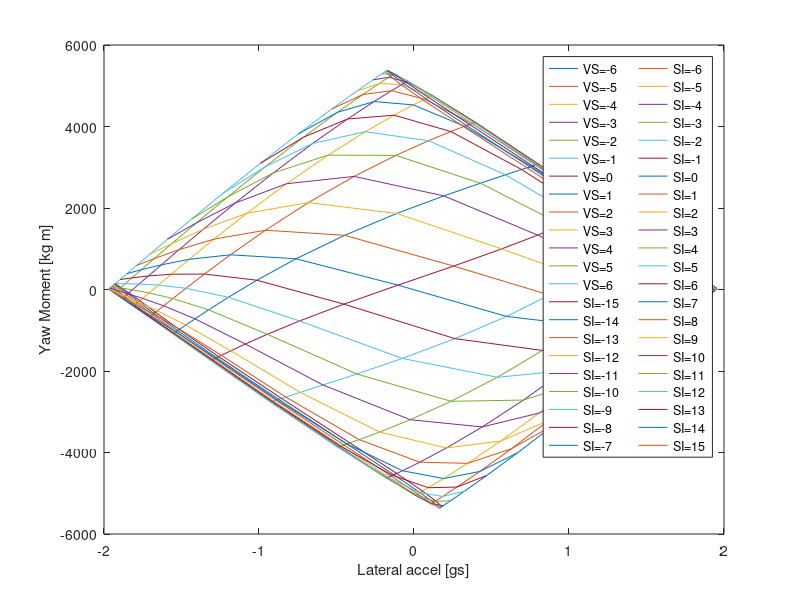

This chart was generated by the following MATLAB code:
clear all
clc

g=9.81; %m/s^2

l = 1.53; %wheel base
a = 0.8; %Distance Front axis - COG 
b = l-a; %Distancia ruedas tras a cg
Tf = 1.25; %Trackwidth front
Tr = 1.15; %Trackwidth rear
weight = 320 %Pes amb pilot
Zrf=0.0964; %Roll center front m
Zrr=0.120; %Roll center rear m
Kf= 352.41; %roll stiffnes front maxima ajustabilidad +150 de lo que de el muelle
Kr= 296.70; %roll stiffnes rear maxima ajustabilidad +250 de lo que de el muelle
h= 0.28; %COG height m
H=h-((Zrr-Zrf)*a/l) % vertical height: roll axis and COG. Obtained wit similar triangles rules m
copx = 0.9; % center de pressure
lambdaHy=1;
lambdaVy=1;
lambdauy=0.59; %scaling factor
lambdaKygamma=1;
lambdaCy=1;
lambdaEy=1;
lambdaKyalpha=1;
lambdaKygamma=1;
PF=0.75; %Front pressure Bar
PR=0.75; %Rrear pressure Bar
gammaF0=-1; %Front Camber deg en negatiu
gammaR0=-1; %Rear Camber deg en negatiu

%Propietats del neumàtic
PCY1 = 1.5000; %shape factor (Afilar cantonades i estirar i atxatar)
PDY1 = 2.4360; %estirar o aixafar gràfica
PDY2 = -0.3628;
PDY3 = 10;
PEY1 = -0.0286; %afilar cantonades
PEY2 = 0.0113;
PEY3 = -0.2863; %en negatiu s'afila la dreta i en postiu l'esquerra
PEY4 = 32.0364;
PEY5 = -4.6821e+03;
PKY1 = -35.2758;
PKY2 = 1.7514; %rotar sobre el centre antihorari
PKY3 = 1.0000; 
PKY4 = 2.0000; 
PKY5 = -1.6874; 
PKY6 = 3.5692;
PKY7 = 1.9296;
PHY1 = 0.0043; %Desplaçar lateralment
PHY2 = 0; %Desplaçar lateralment
PVY1 = -0.0216; %pujar i baixar la grafica sencera
PVY2 = 0; %pujar i baixar la grafica sencera
PVY3 = 0.6492; %pujar i baixar la grafica sencera
PVY4 = 2.1293;
PPY1 = 0.2239; 
PPY2 = 0.9444;
PPY3 = -0.9607;
PPY4 = -2;
PPY5 = 0.0000;
Fz0 = 1080;
P0=0.97;
%Turn slip
z0=1;
z1=1;
z2=1;
z3=1;
z4=1;

%Ecuacio MZ(SA) Regressio 
a0m =       2.107;
a1m =      -3.933;
b1m =       61.61;
a2m =     -0.4837;
b2m =       10.06;
a3m =      0.7475;
b3m =        7.31;
a4m =      0.4277;
b4m =      -0.423;
a5m =       1.124;
b5m =       3.801;
wm =      0.2417;

MZ=@(SA)  a0m + a1m*cos(SA*wm) + b1m*sin(SA*wm) + a2m*cos(2*SA*wm) + b2m*sin(2*SA*wm) + a3m*cos(3*SA*wm) + b3m*sin(3*SA*wm) + a4m*cos(4*SA*wm) + b4m*sin(4*SA*wm) + a5m*cos(5*SA*wm) + b5m*sin(5*SA*wm);


%%%%%%%%%%%%%%%%%%%%%%%%%%%%%%%%%%%%%%%%%

%Imputs
V=90; %velocitat en X en km/h
deltadg=-15:1:15; %Steering angles en graus
SI=deltadg'.*pi/180; %Steering angle en rad
Betadg=-6:1:6; %Slip angle en graus
VS=Betadg'.*pi/180; %Slip angle rad
sliplim=17*pi/180; %Limit slip angle


%Izz=car.weight*(a^2+car.h^2); %Moment inercia
df=2.3*((V/3.6)^2) %Down Force
dfR=(df*copx)/l %dfR=df*copx/(1.53*2); Down Force front
dfF=df-dfR %dfF=df*(1.53-copx)/(1.53*2); Down Force rear
%Vy=(V./3.6)*tan(VS);
Wf=g*weight*b/l
Wr=g*weight*a/l


for i = 1:length(SI);
    for j = 1:length(VS);
        Vy(j)=(V/3.6).*VS(j); 
        w(i,j)=0;
        Ay(i,j)=0;
        for k=1:10     
            
            alphaFL(i,j)=((tan(VS(j))*(V/3.6))+(w(i,j)*a))./((V/3.6)-w(i,j)*Tf/2)-SI(i); %slip angle front left en rad
            if alphaFL(i,j)>sliplim;
                alphaFL(i,j)=sliplim;
            elseif alphaFL(i,j)<-sliplim;
                alphaFL(i,j)=-sliplim;
            end
            
            alphaFR(i,j)=((tan(VS(j))*(V/3.6))+(w(i,j)*a))./((V/3.6)+w(i,j)*Tf/2)-SI(i); %slip angle front right en rad
            if alphaFR(i,j)>sliplim;
                alphaFR(i,j)=sliplim;
            elseif alphaFR(i,j)<-sliplim;
                alphaFR(i,j)=-sliplim;
            end
            
            alphaRL(i,j)=((tan(VS(j))*(V/3.6))-(w(i,j)*b))./((V/3.6)-w(i,j)*Tr/2); %slip angle rear left en rad           
            if alphaRL(i,j)>sliplim;
                alphaRL(i,j)=sliplim;
            elseif alphaRL(i,j)<-sliplim;
                alphaRL(i,j)=-sliplim;
            end
            
            alphaRR(i,j)=((tan(VS(j))*(V/3.6))-(w(i,j)*b))./((V/3.6)+w(i,j)*Tr/2); %slip angle rear right en rad
            if alphaRR(i,j)>sliplim;
                alphaRR(i,j)=sliplim;
            elseif alphaRR(i,j)<-sliplim;
                alphaRR(i,j)=-sliplim;
            end
            
            %Weight transfer
            WF(i,j)=Ay(i,j)*((g*weight/Tf)*((H*Kf/(Kf+Kr))+(b*Zrf/l))); %weight transfer front (La Ay es en g)
            WR(i,j)=Ay(i,j)*((g*weight/Tr)*((H*Kr/(Kf+Kr))+(a*Zrr/l))); %weight transfer rear (La Ay es en g)
            
            WFL(i,j)=WF(i,j);
            WFR(i,j)=-WF(i,j);
            WRL(i,j)=WR(i,j);
            WRR(i,j)=-WR(i,j);
            
            %Camber variation
            rollangle(i,j)=Ay(i,j)*weight*g*H/(Kr+Kf);
            gammaFL(i,j)=abs((gammaF0+0.36842*rollangle(i,j))*pi/180); %rollangle i camber en deg 
            gammaFR(i,j)=abs((gammaF0-0.36842*rollangle(i,j))*pi/180); %rollangle i camber en deg 
            gammaRL(i,j)=abs((gammaR0+0.36842*rollangle(i,j))*pi/180); %rollangle i camber en deg 
            gammaRR(i,j)=abs((gammaR0-0.36842*rollangle(i,j))*pi/180); %rollangle i camber en deg 
            
            
            %Front Left wheel
            FzFL(i,j) = (Wf/2)+(WFL(i,j))+dfF/2;
            dfzFL(i,j)=(FzFL(i,j)-Fz0)./Fz0;
            dpiFL=(PF-P0)/P0;
            Shy0FL(i,j)=(PHY1+PHY2*dfzFL(i,j))*lambdaHy;
            Svy0FL(i,j)=FzFL(i,j)*(PVY1+PVY2*dfzFL(i,j))*lambdaVy*lambdauy*z2;
            SvygammaFL(i,j)=FzFL(i,j)*(PVY3+PVY4*dfzFL(i,j))*gammaFL(i,j)*lambdaKygamma*lambdauy*z2;
            SvyFL(i,j)=Svy0FL(i,j)+SvygammaFL(i,j);
            Kygamma0FL(i,j)=(PKY6+PKY7*dfzFL(i,j))*FzFL(i,j)*lambdaKygamma*(1+PPY5*dpiFL);
            Kyalpha0FL(i,j)=PKY1*Fz0*(1+PPY1*dpiFL)*sin(PKY4*atan(FzFL(i,j)/((PKY2*Fz0*(1+PPY2*dpiFL)))))*lambdaKyalpha;
            KyalphaFL(i,j)=PKY1*Fz0*(1+PPY1*dpiFL)*sin(PKY4*atan(FzFL(i,j)/((PKY2+PKY5*gammaFL(i,j)^2)*Fz0*(1+PPY2*dpiFL))))*(1-PKY3*abs(gammaFL(i,j)))*lambdaKyalpha*z3;
            ShygammaFL(i,j)=((Kygamma0FL(i,j)*gammaFL(i,j)-SvygammaFL(i,j))/KyalphaFL(i,j))*z0+z4-1;
            ShyFL(i,j)=Shy0FL(i,j)+ShygammaFL(i,j);
            alphayFL(i,j)=-(alphaFL(i,j)+ShyFL(i,j));
            CyFL(i,j)=PCY1*lambdaCy;
            uyFL(i,j)=(PDY1+PDY2*dfzFL(i,j))*(1+PPY3*dpiFL+PPY4*dpiFL^2)*(1-PDY3*gammaFL(i,j)^2)*lambdauy;
            DyFL(i,j)=uyFL(i,j)*FzFL(i,j)*z2;
            EyFL(i,j)=(PEY1+PEY2*dfzFL(i,j))*(1+PEY5*gammaFL(i,j)^2-(PEY3+PEY4*gammaFL(i,j))*sign(alphayFL(i,j)))*lambdaEy;
            ByFL(i,j)=KyalphaFL(i,j)/(CyFL(i,j)*DyFL(i,j));
            FypFL(i,j)=DyFL(i,j)*sin(CyFL(i,j)*atan(ByFL(i,j)*alphayFL(i,j)-EyFL(i,j).*(ByFL(i,j)*alphayFL(i,j)-atan(ByFL(i,j)*alphayFL(i,j)))))+SvyFL(i,j);
            %MF61Y:
            Gxalpha=1; %combined slip weiht function
            Svyk=0; %combined slip braking included
            FyFL(i,j)=-Gxalpha*FypFL(i,j)+Svyk;
            
            
            %Front Right wheel
            FzFR(i,j) = (Wf/2)+(WFR(i,j))+dfF/2;
            dfzFR(i,j)=(FzFR(i,j)-Fz0)./Fz0;
            dpiFR=(PF-P0)/P0;
            Shy0FR(i,j)=(PHY1+PHY2*dfzFR(i,j))*lambdaHy;
            Svy0FR(i,j)=FzFR(i,j)*(PVY1+PVY2*dfzFR(i,j))*lambdaVy*lambdauy*z2;
            SvygammaFR(i,j)=FzFR(i,j)*(PVY3+PVY4*dfzFR(i,j))*gammaFR(i,j)*lambdaKygamma*lambdauy*z2;
            SvyFR(i,j)=Svy0FR(i,j)+SvygammaFR(i,j);
            Kygamma0FR(i,j)=(PKY6+PKY7*dfzFR(i,j))*FzFR(i,j)*lambdaKygamma*(1+PPY5*dpiFR);
            Kyalpha0FR(i,j)=PKY1*Fz0*(1+PPY1*dpiFR)*sin(PKY4*atan(FzFR(i,j)/((PKY2*Fz0*(1+PPY2*dpiFR)))))*lambdaKyalpha;
            KyalphaFR(i,j)=PKY1*Fz0*(1+PPY1*dpiFR)*sin(PKY4*atan(FzFR(i,j)/((PKY2+PKY5*gammaFR(i,j)^2)*Fz0*(1+PPY2*dpiFR))))*(1-PKY3*abs(gammaFR(i,j)))*lambdaKyalpha*z3;
            ShygammaFR(i,j)=((Kygamma0FR(i,j)*gammaFR(i,j)-SvygammaFR(i,j))/KyalphaFR(i,j))*z0+z4-1;
            ShyFR(i,j)=Shy0FR(i,j)+ShygammaFR(i,j);
            alphayFR(i,j)=alphaFR(i,j)+ShyFR(i,j);
            CyFR(i,j)=PCY1*lambdaCy;
            uyFR(i,j)=(PDY1+PDY2*dfzFR(i,j))*(1+PPY3*dpiFR+PPY4*dpiFR^2)*(1-PDY3*gammaFR(i,j)^2)*lambdauy;
            DyFR(i,j)=uyFR(i,j)*FzFR(i,j)*z2;
            EyFR(i,j)=(PEY1+PEY2*dfzFR(i,j))*(1+PEY5*gammaFR(i,j)^2-(PEY3+PEY4*gammaFR(i,j))*sign(alphayFR(i,j)))*lambdaEy;
            ByFR(i,j)=KyalphaFR(i,j)/(CyFR(i,j)*DyFR(i,j));
            FypFR(i,j)=DyFR(i,j)*sin(CyFR(i,j)*atan(ByFR(i,j)*alphayFR(i,j)-EyFR(i,j).*(ByFR(i,j)*alphayFR(i,j)-atan(ByFR(i,j)*alphayFR(i,j)))))+SvyFR(i,j);
            %MF61Y:
            Gxalpha=1;%conbined slip weiht function
            Svyk=0;%conbined slip braking included
            FyFR(i,j)=Gxalpha*FypFR(i,j)+Svyk;
            
            
            %Rear Left wheel
            FzRL(i,j) = (Wr/2)+WRL(i,j)+dfR/2;
            dfzRL(i,j)=(FzRL(i,j)-Fz0)./Fz0;
            dpiRL=(PR-P0)/P0;
            Shy0RL(i,j)=(PHY1+PHY2*dfzRL(i,j))*lambdaHy;
            Svy0RL(i,j)=FzRL(i,j)*(PVY1+PVY2*dfzRL(i,j))*lambdaVy*lambdauy*z2;
            SvygammaRL(i,j)=FzRL(i,j)*(PVY3+PVY4*dfzRL(i,j))*gammaRL(i,j)*lambdaKygamma*lambdauy*z2;
            SvyRL(i,j)=Svy0RL(i,j)+SvygammaRL(i,j);
            Kygamma0RL(i,j)=(PKY6+PKY7*dfzRL(i,j))*FzRL(i,j)*lambdaKygamma*(1+PPY5*dpiRL);
            Kyalpha0RL(i,j)=PKY1*Fz0*(1+PPY1*dpiRL)*sin(PKY4*atan(FzRL(i,j)/((PKY2*Fz0*(1+PPY2*dpiRL)))))*lambdaKyalpha;
            KyalphaRL(i,j)=PKY1*Fz0*(1+PPY1*dpiRL)*sin(PKY4*atan(FzRL(i,j)/((PKY2+PKY5*gammaRL(i,j)^2)*Fz0*(1+PPY2*dpiRL))))*(1-PKY3*abs(gammaRL(i,j)))*lambdaKyalpha*z3;
            ShygammaRL(i,j)=((Kygamma0RL(i,j)*gammaRL(i,j)-SvygammaRL(i,j))/KyalphaRL(i,j))*z0+z4-1;
            ShyRL(i,j)=Shy0RL(i,j)+ShygammaRL(i,j);
            alphayRL(i,j)=-(alphaRL(i,j)+ShyRL(i,j));
            CyRL(i,j)=PCY1*lambdaCy;
            uyRL(i,j)=(PDY1+PDY2*dfzRL(i,j))*(1+PPY3*dpiRL+PPY4*dpiRL^2)*(1-PDY3*gammaRL(i,j)^2)*lambdauy;
            DyRL(i,j)=uyRL(i,j)*FzRL(i,j)*z2;
            EyRL(i,j)=(PEY1+PEY2*dfzRL(i,j))*(1+PEY5*gammaRL(i,j)^2-(PEY3+PEY4*gammaRL(i,j))*sign(alphayRL(i,j)))*lambdaEy;
            ByRL(i,j)=KyalphaRL(i,j)/(CyRL(i,j)*DyRL(i,j));
            FypRL(i,j)=DyRL(i,j)*sin(CyRL(i,j)*atan(ByRL(i,j)*alphayRL(i,j)-EyRL(i,j).*(ByRL(i,j)*alphayRL(i,j)-atan(ByRL(i,j)*alphayRL(i,j)))))+SvyRL(i,j);
            %MF61Y:
            Gxalpha=1;%conbined slip weiht function
            Svyk=0;%conbined slip braking included
            FyRL(i,j)=-Gxalpha*FypRL(i,j)+Svyk;
            
            
            %Rear Right wheel
            FzRR(i,j) =(Wr/2)+(WRR(i,j))+dfR/2;
            dfzRR(i,j)=(FzRR(i,j)-Fz0)./Fz0;
            dpiRR=(PR-P0)/P0;
            Shy0RR(i,j)=(PHY1+PHY2*dfzRR(i,j))*lambdaHy;
            Svy0RR(i,j)=FzRR(i,j)*(PVY1+PVY2*dfzRR(i,j))*lambdaVy*lambdauy*z2;
            SvygammaRR(i,j)=FzRR(i,j)*(PVY3+PVY4*dfzRR(i,j))*gammaRR(i,j)*lambdaKygamma*lambdauy*z2;
            SvyRR(i,j)=Svy0RR(i,j)+SvygammaRR(i,j);
            Kygamma0RR(i,j)=(PKY6+PKY7*dfzRR(i,j))*FzRR(i,j)*lambdaKygamma*(1+PPY5*dpiRR);
            Kyalpha0RR(i,j)=PKY1*Fz0*(1+PPY1*dpiRR)*sin(PKY4*atan(FzRR(i,j)/((PKY2*Fz0*(1+PPY2*dpiRR)))))*lambdaKyalpha;
            KyalphaRR(i,j)=PKY1*Fz0*(1+PPY1*dpiRR)*sin(PKY4*atan(FzRR(i,j)/((PKY2+PKY5*gammaRR(i,j)^2)*Fz0*(1+PPY2*dpiRR))))*(1-PKY3*abs(gammaRR(i,j)))*lambdaKyalpha*z3;
            ShygammaRR(i,j)=((Kygamma0RR(i,j)*gammaRR(i,j)-SvygammaRR(i,j))/KyalphaRR(i,j))*z0+z4-1;
            ShyRR(i,j)=Shy0RR(i,j)+ShygammaRR(i,j);
            alphayRR(i,j)=alphaRR(i,j)+ShyRR(i,j);
            CyRR(i,j)=PCY1*lambdaCy;
            uyRR(i,j)=(PDY1+PDY2*dfzRR(i,j))*(1+PPY3*dpiRR+PPY4*dpiRR^2)*(1-PDY3*gammaRR(i,j)^2)*lambdauy;
            DyRR(i,j)=uyRR(i,j)*FzRR(i,j)*z2;
            EyRR(i,j)=(PEY1+PEY2*dfzRR(i,j))*(PEY5*gammaRR(i,j)^2-(PEY3+PEY4*gammaRR(i,j))*sign(alphayRR(i,j)))*lambdaEy;
            ByRR(i,j)=KyalphaRR(i,j)/(CyRR(i,j)*DyRR(i,j));
            FypRR(i,j)=DyRR(i,j)*sin(CyRR(i,j)*atan(ByRR(i,j)*alphayRR(i,j)-EyRR(i,j).*(ByRR(i,j)*alphayRR(i,j)-atan(ByRR(i,j)*alphayRR(i,j)))))+SvyRR(i,j);
            %MF61Y:
            Gxalpha=1;%conbined slip weiht function
            Svyk=0;%conbined slip braking included
            FyRR(i,j)=Gxalpha*FypRR(i,j)+Svyk;
            
            
            Izz(i,j)=(a/l)*(FzFL(i,j)+FzFR(i,j))*a^2+(b/l)*(FzRR(i,j)+FzRL(i,j))*b^2;
            Ay(i,j)=(FyFL(i,j)*(cos(SI(i)))+FyFR(i,j)*(cos(SI(i)))+(FyRR(i,j)+FyRL(i,j)))/(weight*g); %Acceleracio lateral o centripeta en g
            %Ay(i,j)=(FyFL(i,j)*(cos(SI(i)-alphaFL(i,j)))+FyFR(i,j)*(cos(SI(i)-alphaFR(i,j)))+(FyRR(i,j)+FyRL(i,j)))/(weight*g); %Acceleracio lateral o centripeta
            YawMoment(i,j)=(FyFL(i,j).*cos(SI(i))+FyFR(i,j).*cos(SI(i)))*a-(FyRR(i,j)+FyRL(i,j))*b+MZ(alphaFL(i,j))+MZ(alphaFR(i,j))+MZ(alphaRL(i,j))+MZ(alphaRR(i,j));
            %YawMoment(i,j)=(FyFL(i,j).*cos(SI(i)-alphaFL(i,j))+FyFR(i,j).*cos(SI(i)-alphaFL(i,j)))*a-(FyRR(i,j)+FyRL(i,j))*b-MZ(alphaFL(i,j))-MZ(alphaFR(i,j))-MZ(alphaRL(i,j))-MZ(alphaRR(i,j));
            YawAccel(i,j)=YawMoment(i,j)./Izz(i,j)*180/pi;
            w(i,j)=Ay(i,j)*g/(V/3.6);
            %R=Ay(i,j)./(w^2);
        end
    end
end
[M,N]=size(YawMoment);


%Plotting Yaw Moment versus Lateral Acceleration
figure
for i=1:N
    plot(Ay(:,i),YawMoment(:,i))
    hold on
end

for i=1:M
    plot(Ay(i,:),YawMoment(i,:))
    hold on
end
% legendCell_VS = cellstr(num2str(VS', 'VS=%-d'));
% legendCell_SI = cellstr(num2str(SI', 'SI=%-d'));
% legend([legendCell_VS;legendCell_SI], 'NumColumns',2)
xlabel('Lateral accel [gs]')
ylabel('Yaw Moment [kg m]')
legendCell_VS = cellstr(num2str(VS*180/pi, 'VS=%-d'));
legendCell_SI = cellstr(num2str(SI*180/pi, 'SI=%-d'));
legend([legendCell_VS;legendCell_SI], 'NumColumns',2)

%{
figure
for i=1:N
    plot(Ay(:,i)/g,YawAccel(:,i))
    hold on
end
for i=1:M
    plot(Ay(i,:)/g,YawAccel(i,:))
    hold on
end
legendCell_VS = cellstr(num2str(VS', 'VS=%-d'));
legendCell_SI = cellstr(num2str(SI', 'SI=%-d'));
legend([legendCell_VS;legendCell_SI], 'NumColumns',2)
xlabel('Lateral accel [gs]')
ylabel('Yaw Accel [deg/s^2]')
%}


